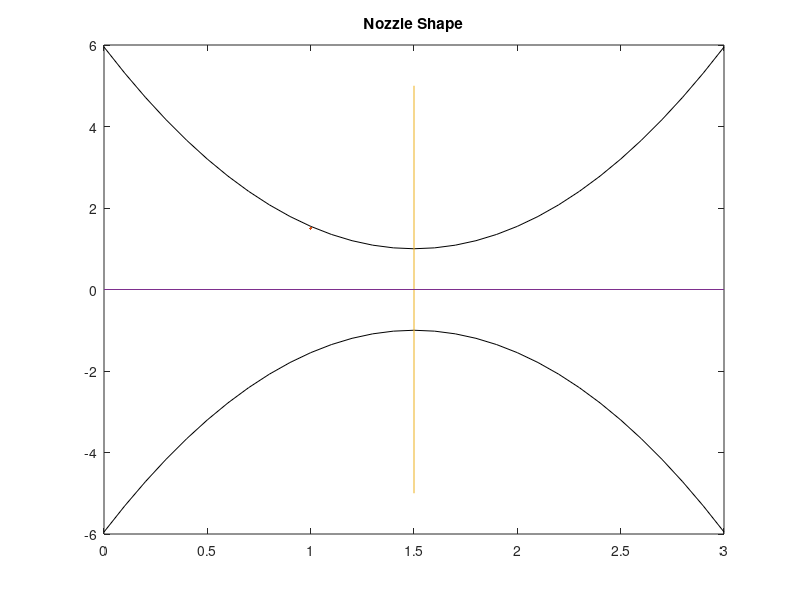
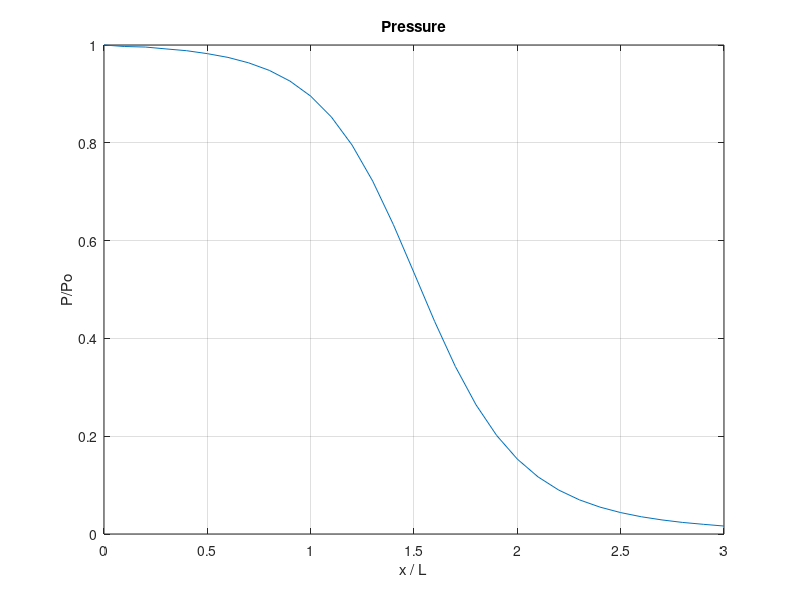
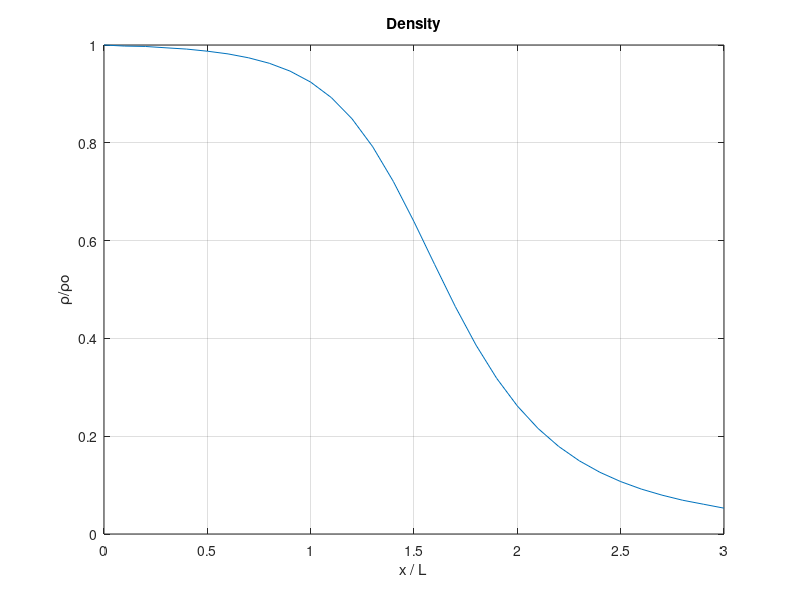
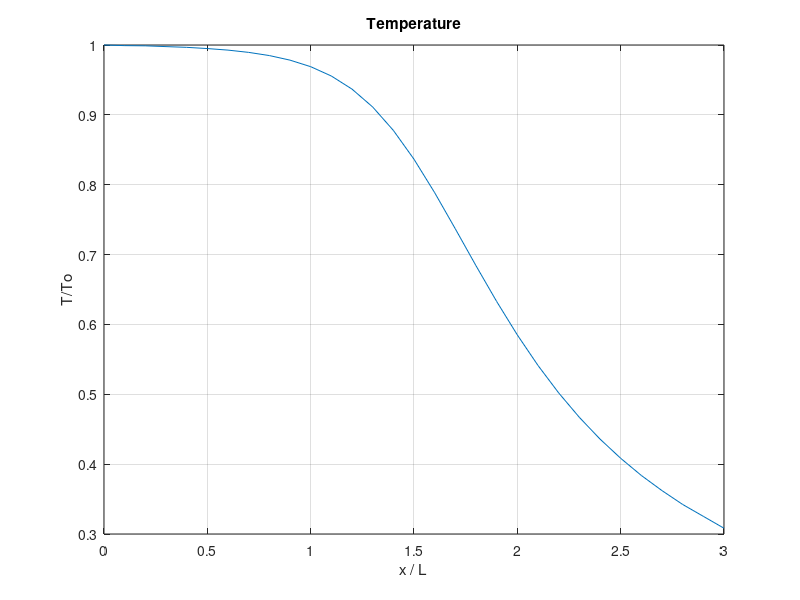

Reproduce these figures in MATLAB, in order.
clear all;
close all;
clc;

% Setup

L = 3;                  % Domain Length
n = 31;                 % No. of discrete points from source to sink
x = linspace(0,3,n);
deltax = x(2)-x(1);
gamma = 1.4;   

% Nozzle Shape
A = 1+2.2*(x-1.5).^2;   % Area
b = A.*(-1);            % For plotting the nozzle's shape's bottom portion
throat = find(A==1);
 
n_time = 1400;      % Number of time steps
C = 0.5;            % Courant number

% Initial Conditions
rho = 1-0.3146*x;  % Non dimensionnal Density rho/rho_0
T = 1-0.2314*x;    % Non dimensional Temperature T/T_0
v = (0.1+1.09*x).*T.^0.5;  % Non dimensional Velocity v/v_0 
p = rho.*T;  % Non dimensional Pressure P/P_0
    
time_nc = 0;

% Time Loop
for i = 1:n_time
    
    tic;
    dt_nc = min(C*(deltax./(v+(T.^(0.5)))));
    
    rho_old = rho;    
    v_old = v;   
    T_old = T;
    p_old = p;

    % Predictor method

    for j = 2:n-1

        dv_dx = (v(j+1)-v(j))/deltax;   
        drho_dx = (rho(j+1)-rho(j))/deltax;   
        dT_dx = (T(j+1)-T(j))/deltax;    
        dloga_dx = (log(A(j+1))-log(A(j)))/deltax;

        drho_dt_pred(j) = -rho(j)*dv_dx-rho(j)*v(j)*dloga_dx - v(j)*drho_dx;
        dv_dt_pred(j) = -v(j)*dv_dx-(1/gamma)*(dT_dx + (T(j)/rho(j))*drho_dx);
        dT_dt_pred(j) = -v(j)*dT_dx - ((gamma-1)*T(j))*(dv_dx + v(j)*dloga_dx);   

        % Temporary Values of parameters
        rho(j) = rho(j) + drho_dt_pred(j)*dt_nc;
        v(j) = v(j) + dv_dt_pred(j)*dt_nc;
        T(j) = T(j) + dT_dt_pred(j)*dt_nc;

    end


    % Corrector method  
    for j = 2:n-1  
        
        dv_dx = (v(j)-v(j-1))/deltax;
        drho_dx = (rho(j)-rho(j-1))/deltax; 
        dT_dx = (T(j)-T(j-1))/deltax;   
        dloga_dx = (log(A(j))-log(A(j-1)))/deltax;

        drho_dt_cor(j) = -rho(j)*dv_dx - rho(j)*v(j)*dloga_dx - v(j)*drho_dx; 
        dv_dt_cor(j) = -v(j)*dv_dx - (1/gamma)*(dT_dx + (T(j)/rho(j))*drho_dx);
        dT_dt_cor(j) = -v(j)*dT_dx - (gamma-1)*T(j)*(dv_dx + v(j)*dloga_dx);   

    end


    % Average time derivative  
    drho_dt_av = 0.5*(drho_dt_pred + drho_dt_cor);  
    dv_dt_av = 0.5*(dv_dt_pred + dv_dt_cor);   
    dT_dt_av = 0.5*(dT_dt_pred + dT_dt_cor);


    % Updating the flow field variables   
    for k = 2:n-1  
        rho(k) = rho_old(k) + drho_dt_av(k)*dt_nc;
        v(k) = v_old(k) + dv_dt_av(k)*dt_nc;      
        T(k) = T_old(k) + dT_dt_av(k)*dt_nc;  
    end


    % Boundary conditions Linear extrapolation using 2 nearest points    
    % Inlet    
    v(1) = 2*v(2) - v(3);    

    % Outlet    
    v(n) = 2*v(n-1) - v(n-2);    
    rho(n) = 2*rho(n-1) - rho(n-2);    
    T(n) = 2*T(n-1) - T(n-2);

    % Pressure    
    p = rho.*T;   
    
    % Finding the values of parameters at various values of timesteps
    if i==100
        flow_rate(1,:) = rho.*v.*A;
        flow_rate_nt(1) = i;
    elseif i==200
        flow_rate(2,:) = rho.*v.*A;
        flow_rate_nt(2) = i;
    elseif i==300
        flow_rate(3,:) = rho.*v.*A;
        flow_rate_nt(3) = i;
    elseif i==500
        flow_rate(4,:) = rho.*v.*A;
        flow_rate_nt(4) = i;
    elseif i==700
        flow_rate(5,:) = rho.*v.*A;
        flow_rate_nt(5) = i;
    elseif i==1400
        flow_rate(6,:) = rho.*v.*A;
        flow_rate_nt(6) = i;
    end    
end

    
% Plotting the result

figure();
    plot(x, A,'k', LineWidth=1.5);
    title('Nozzle Shape');
    hold on;
    plot(x, b, 'k', LineWidth=1.5);
    plot([x(round(n/2)) x(round(n/2))],[-5 5]);
    plot([x(1) x(n)],[0 0])

figure();
    plot(x,p);
    title('Pressure');
    grid on;
    xlabel('x / L');    ylabel('P/Po');

figure();
    plot(x,rho);
    title('Density');
    grid on;
    xlabel('x / L');    ylabel('ρ/ρo');
    
figure();
    plot(x,T);
    title('Temperature');
    grid on;
    xlabel('x / L');    ylabel('T/To');

figure();
    plot(x,v);
    title('Velocity');
    grid on;
    xlabel('x / L');    ylabel('V/V_0');

 
% Plotting Non-Dimensional Mass Flow rate at different No. of Time Steps
figure4 = figure('position',[50 -30 640 480]);
for q = 1:6
    plot(x,flow_rate(q,:),'linewidth',1.5);
    hold on;
end

% Legend at different time steps
title('Mass Flow rate at different No. of Time Steps');
grid on;    hold on;    xlabel('x / L');    ylabel('ρ*A*V / ρo*A*Vo');
n_steps1 = sprintf('%d Time Steps',flow_rate_nt(1));
n_steps2 = sprintf('%d Time Steps',flow_rate_nt(2));
n_Steps3 = sprintf('%d Time Steps',flow_rate_nt(3));
n_steps4 = sprintf('%d Time Steps',flow_rate_nt(4));
n_steps5 = sprintf('%d Time Steps',flow_rate_nt(5));
n_steps6 = sprintf('%d Time Steps',flow_rate_nt(6));
legend(n_steps1,n_steps2,n_Steps3,n_steps4,n_steps5,n_steps6);